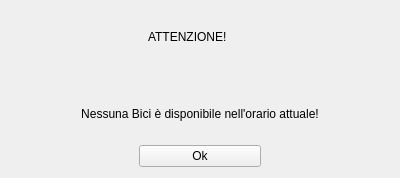
<?xml version="1.0" encoding="UTF-8"?>
<ui version="4.0">
 <class>frameErroreNessunaBiciTrovataOrarioAttuale</class>
 <widget class="QFrame" name="frameErroreNessunaBiciTrovataOrarioAttuale">
  <property name="geometry">
   <rect>
    <x>0</x>
    <y>0</y>
    <width>400</width>
    <height>178</height>
   </rect>
  </property>
  <property name="windowTitle">
   <string>Errore Nessuna Bici trovata nell'orario attuale</string>
  </property>
  <layout class="QGridLayout" name="gridLayout">
   <item row="3" column="1">
    <widget class="QPushButton" name="btnOk">
     <property name="text">
      <string>Ok</string>
     </property>
    </widget>
   </item>
   <item row="0" column="1">
    <widget class="QWidget" name="widget" native="true">
     <layout class="QVBoxLayout" name="verticalLayout">
      <item>
       <widget class="QLabel" name="labelAttenzione">
        <property name="text">
         <string>ATTENZIONE!</string>
        </property>
       </widget>
      </item>
     </layout>
    </widget>
   </item>
   <item row="0" column="0">
    <spacer name="horizontalSpacer">
     <property name="orientation">
      <enum>Qt::Horizontal</enum>
     </property>
     <property name="sizeHint" stdset="0">
      <size>
       <width>40</width>
       <height>20</height>
      </size>
     </property>
    </spacer>
   </item>
   <item row="0" column="2">
    <spacer name="horizontalSpacer_2">
     <property name="orientation">
      <enum>Qt::Horizontal</enum>
     </property>
     <property name="sizeHint" stdset="0">
      <size>
       <width>40</width>
       <height>20</height>
      </size>
     </property>
    </spacer>
   </item>
   <item row="1" column="1">
    <spacer name="horizontalSpacer_3">
     <property name="orientation">
      <enum>Qt::Horizontal</enum>
     </property>
     <property name="sizeHint" stdset="0">
      <size>
       <width>40</width>
       <height>20</height>
      </size>
     </property>
    </spacer>
   </item>
   <item row="2" column="0" colspan="3">
    <widget class="QWidget" name="widget_2" native="true">
     <layout class="QVBoxLayout" name="verticalLayout_2">
      <item>
       <widget class="QLabel" name="labelAvviso">
        <property name="text">
         <string>Nessuna Bici è disponibile nell'orario attuale!</string>
        </property>
        <property name="alignment">
         <set>Qt::AlignCenter</set>
        </property>
       </widget>
      </item>
     </layout>
    </widget>
   </item>
  </layout>
 </widget>
 <resources/>
 <connections/>
</ui>
